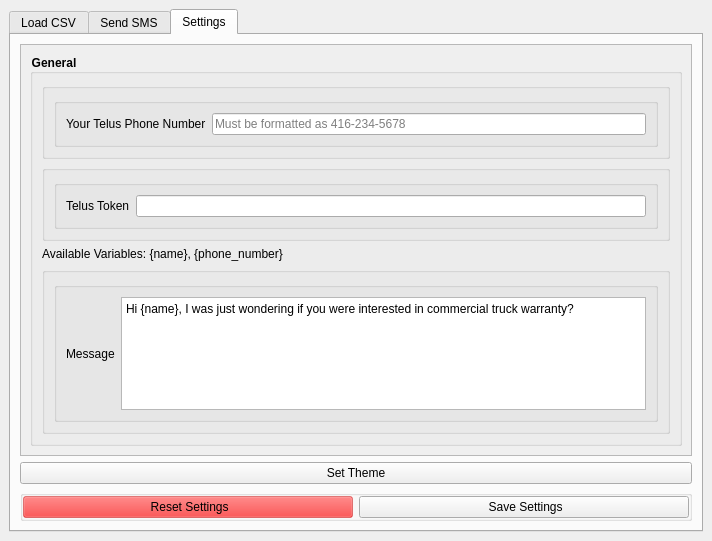
<?xml version="1.0" encoding="UTF-8"?>
<ui version="4.0">
 <class>MainWindow</class>
 <widget class="QMainWindow" name="MainWindow">
  <property name="enabled">
   <bool>true</bool>
  </property>
  <property name="geometry">
   <rect>
    <x>0</x>
    <y>0</y>
    <width>712</width>
    <height>541</height>
   </rect>
  </property>
  <property name="windowTitle">
   <string>OnTheSpot</string>
  </property>
  <property name="windowIcon">
   <iconset>
    <normaloff>../../../../../../../../../../../../../../resources/icon.png</normaloff>../../../../../../../../../../../../../../resources/icon.png</iconset>
  </property>
  <property name="styleSheet">
   <string notr="true">QGroupBox #group_login_form_3, #gb0_0, #gb0_1, #gb0_2, #gb0_3, #gb0_4, #gb0_5, #gb0_6, #gb0_7, #gb1_0, #gb1_1, #gb1_2, #gb1_3, #gb1_4, #gb1_5, #gb1_6, #gb1_7, #gb1_8, #gb1_9, #gb1_10, #gb1_11, #gb1_12, #gb1_13, #gb1_14, #gb1_29, #gb2_0, #gb2_1, #gb2_2, #gb2_3, #gb2_4, #gb2_5, #gb2_6, #gb2_7, #gb2_8, #gb2_9, #gb2_10, #gb2_11, #gb2_12, #gb2_13, #gb2_14, #gb2_15, #gb2_16, #gb2_17, #gb2_18, #gb3_0, #gb3_1, #gb3_2, #gb3_3, #gb3_4, #gb3_5, #gb3_6 { border: 0;}</string>
  </property>
  <widget class="QWidget" name="centralwidget">
   <property name="styleSheet">
    <string notr="true"/>
   </property>
   <layout class="QVBoxLayout" name="verticalLayout_10">
    <item>
     <widget class="QTabWidget" name="tabview">
      <property name="acceptDrops">
       <bool>false</bool>
      </property>
      <property name="autoFillBackground">
       <bool>false</bool>
      </property>
      <property name="styleSheet">
       <string notr="true"/>
      </property>
      <property name="currentIndex">
       <number>2</number>
      </property>
      <widget class="QWidget" name="loadcsv">
       <attribute name="title">
        <string>Load CSV</string>
       </attribute>
       <layout class="QVBoxLayout" name="verticalLayout_3">
        <item>
         <widget class="QGroupBox" name="group_search">
          <property name="maximumSize">
           <size>
            <width>16777215</width>
            <height>100</height>
           </size>
          </property>
          <property name="styleSheet">
           <string notr="true">QGroupBox {
	border:0;
}</string>
          </property>
          <property name="title">
           <string/>
          </property>
          <property name="flat">
           <bool>true</bool>
          </property>
          <layout class="QHBoxLayout" name="horizontalLayout_5">
           <item>
            <widget class="QGroupBox" name="groupBox_7">
             <property name="maximumSize">
              <size>
               <width>16777215</width>
               <height>100</height>
              </size>
             </property>
             <property name="autoFillBackground">
              <bool>false</bool>
             </property>
             <property name="styleSheet">
              <string notr="true"/>
             </property>
             <property name="title">
              <string/>
             </property>
             <property name="flat">
              <bool>true</bool>
             </property>
             <layout class="QHBoxLayout" name="horizontalLayout_3">
              <property name="spacing">
               <number>0</number>
              </property>
              <property name="leftMargin">
               <number>6</number>
              </property>
              <property name="topMargin">
               <number>0</number>
              </property>
              <property name="bottomMargin">
               <number>0</number>
              </property>
              <item>
               <widget class="QPushButton" name="btn_load_csv">
                <property name="text">
                 <string>Load CSV (Follow Format Below)</string>
                </property>
               </widget>
              </item>
             </layout>
            </widget>
           </item>
          </layout>
         </widget>
        </item>
        <item>
         <widget class="QGroupBox" name="group_temp_dl_root">
          <property name="minimumSize">
           <size>
            <width>0</width>
            <height>0</height>
           </size>
          </property>
          <property name="styleSheet">
           <string notr="true">QGroupBox {
	border:0;
}</string>
          </property>
          <property name="title">
           <string/>
          </property>
          <property name="flat">
           <bool>true</bool>
          </property>
          <layout class="QHBoxLayout" name="horizontalLayout_28">
           <property name="leftMargin">
            <number>0</number>
           </property>
           <property name="topMargin">
            <number>0</number>
           </property>
           <property name="rightMargin">
            <number>0</number>
           </property>
           <property name="bottomMargin">
            <number>0</number>
           </property>
          </layout>
         </widget>
        </item>
        <item>
         <widget class="QGroupBox" name="group_search_results">
          <property name="title">
           <string>Results</string>
          </property>
          <property name="flat">
           <bool>true</bool>
          </property>
          <layout class="QVBoxLayout" name="verticalLayout_4">
           <property name="spacing">
            <number>0</number>
           </property>
           <property name="leftMargin">
            <number>0</number>
           </property>
           <property name="topMargin">
            <number>0</number>
           </property>
           <property name="rightMargin">
            <number>0</number>
           </property>
           <property name="bottomMargin">
            <number>0</number>
           </property>
           <item>
            <widget class="QTableWidget" name="tableWidget">
             <property name="lineWidth">
              <number>1</number>
             </property>
             <property name="editTriggers">
              <set>QAbstractItemView::NoEditTriggers</set>
             </property>
             <property name="showDropIndicator" stdset="0">
              <bool>true</bool>
             </property>
             <property name="selectionMode">
              <enum>QAbstractItemView::SingleSelection</enum>
             </property>
             <property name="selectionBehavior">
              <enum>QAbstractItemView::SelectRows</enum>
             </property>
             <property name="sortingEnabled">
              <bool>false</bool>
             </property>
             <attribute name="horizontalHeaderStretchLastSection">
              <bool>true</bool>
             </attribute>
             <column>
              <property name="text">
               <string>Name</string>
              </property>
             </column>
             <column>
              <property name="text">
               <string>Phone Number (999-999-9999)</string>
              </property>
             </column>
            </widget>
           </item>
          </layout>
         </widget>
        </item>
       </layout>
      </widget>
      <widget class="QWidget" name="sendsms">
       <attribute name="title">
        <string>Send SMS</string>
       </attribute>
       <layout class="QVBoxLayout" name="verticalLayout">
        <item>
         <widget class="QLabel" name="label_pending_phone_number">
          <property name="text">
           <string>To: {phone_number}</string>
          </property>
         </widget>
        </item>
        <item>
         <widget class="QPlainTextEdit" name="label_pending_message">
          <property name="plainText">
           <string/>
          </property>
         </widget>
        </item>
        <item>
         <widget class="QGroupBox" name="groupBox_29">
          <property name="minimumSize">
           <size>
            <width>0</width>
            <height>0</height>
           </size>
          </property>
          <property name="title">
           <string/>
          </property>
          <property name="flat">
           <bool>true</bool>
          </property>
          <layout class="QHBoxLayout" name="horizontalLayout_2">
           <item>
            <widget class="QPushButton" name="btn_previous_entry">
             <property name="text">
              <string>Previous Entry</string>
             </property>
            </widget>
           </item>
           <item>
            <widget class="QPushButton" name="btn_next_entry">
             <property name="text">
              <string>Next Entry</string>
             </property>
            </widget>
           </item>
           <item>
            <widget class="QPushButton" name="btn_send_sms">
             <property name="styleSheet">
              <string notr="true">background-color: #00FF00</string>
             </property>
             <property name="text">
              <string>Send</string>
             </property>
            </widget>
           </item>
          </layout>
         </widget>
        </item>
       </layout>
      </widget>
      <widget class="QWidget" name="settings">
       <property name="enabled">
        <bool>true</bool>
       </property>
       <attribute name="title">
        <string>Settings</string>
       </attribute>
       <layout class="QVBoxLayout" name="verticalLayout_12">
        <item>
         <widget class="QScrollArea" name="settings_scroll_area">
          <property name="styleSheet">
           <string notr="true">QGroupBox #scrollArea, #adv_settings_scrollarea {border: 0;}</string>
          </property>
          <property name="widgetResizable">
           <bool>true</bool>
          </property>
          <widget class="QWidget" name="adv_settings_scrollarea">
           <property name="geometry">
            <rect>
             <x>0</x>
             <y>0</y>
             <width>670</width>
             <height>410</height>
            </rect>
           </property>
           <layout class="QVBoxLayout" name="verticalLayout_16">
            <item>
             <widget class="QGroupBox" name="gb0">
              <property name="styleSheet">
               <string notr="true">QGroupBox { font-weight: bold; }</string>
              </property>
              <property name="title">
               <string>General</string>
              </property>
              <property name="checkable">
               <bool>false</bool>
              </property>
              <layout class="QVBoxLayout" name="verticalLayout_7">
               <item>
                <widget class="QGroupBox" name="gb1_6">
                 <property name="title">
                  <string/>
                 </property>
                 <property name="flat">
                  <bool>true</bool>
                 </property>
                 <layout class="QHBoxLayout" name="horizontalLayout_35">
                  <item>
                   <widget class="QGroupBox" name="group_lyrics_cfg_only_synced_7">
                    <property name="title">
                     <string/>
                    </property>
                    <layout class="QHBoxLayout" name="horizontalLayout_53">
                     <item>
                      <widget class="QLabel" name="lb_illegal_character_replacement_6">
                       <property name="text">
                        <string>Your Telus Phone Number</string>
                       </property>
                      </widget>
                     </item>
                     <item>
                      <widget class="QLineEdit" name="label_settings_personal_telus_number">
                       <property name="text">
                        <string/>
                       </property>
                       <property name="placeholderText">
                        <string>Must be formatted as 416-234-5678</string>
                       </property>
                      </widget>
                     </item>
                    </layout>
                   </widget>
                  </item>
                 </layout>
                </widget>
               </item>
               <item>
                <widget class="QGroupBox" name="gb1_4">
                 <property name="title">
                  <string/>
                 </property>
                 <property name="flat">
                  <bool>true</bool>
                 </property>
                 <layout class="QHBoxLayout" name="horizontalLayout_32">
                  <item>
                   <widget class="QGroupBox" name="group_lyrics_cfg_only_synced_3">
                    <property name="title">
                     <string/>
                    </property>
                    <layout class="QHBoxLayout" name="horizontalLayout_48">
                     <item>
                      <widget class="QLabel" name="lb_illegal_character_replacement">
                       <property name="text">
                        <string>Telus Token</string>
                       </property>
                      </widget>
                     </item>
                     <item>
                      <widget class="QLineEdit" name="label_settings_token"/>
                     </item>
                    </layout>
                   </widget>
                  </item>
                 </layout>
                </widget>
               </item>
               <item>
                <widget class="QLabel" name="label">
                 <property name="text">
                  <string>Available Variables: {name}, {phone_number}</string>
                 </property>
                </widget>
               </item>
               <item>
                <widget class="QGroupBox" name="gb1_10">
                 <property name="title">
                  <string/>
                 </property>
                 <property name="flat">
                  <bool>true</bool>
                 </property>
                 <layout class="QHBoxLayout" name="horizontalLayout_39">
                  <item>
                   <widget class="QGroupBox" name="group_lyrics_cfg_only_synced_6">
                    <property name="title">
                     <string/>
                    </property>
                    <layout class="QHBoxLayout" name="horizontalLayout_50">
                     <item>
                      <widget class="QLabel" name="lb_illegal_character_replacement_2">
                       <property name="text">
                        <string>Message</string>
                       </property>
                      </widget>
                     </item>
                     <item>
                      <widget class="QPlainTextEdit" name="label_settings_message">
                       <property name="plainText">
                        <string>Hi {name}, I was just wondering if you were interested in commercial truck warranty?</string>
                       </property>
                       <property name="placeholderText">
                        <string/>
                       </property>
                      </widget>
                     </item>
                    </layout>
                   </widget>
                  </item>
                 </layout>
                </widget>
               </item>
              </layout>
             </widget>
            </item>
           </layout>
          </widget>
         </widget>
        </item>
        <item>
         <widget class="QPushButton" name="toggle_theme_button">
          <property name="text">
           <string>Set Theme</string>
          </property>
         </widget>
        </item>
        <item>
         <widget class="QGroupBox" name="groupBox_24">
          <property name="minimumSize">
           <size>
            <width>0</width>
            <height>0</height>
           </size>
          </property>
          <property name="maximumSize">
           <size>
            <width>16777215</width>
            <height>50</height>
           </size>
          </property>
          <property name="styleSheet">
           <string notr="true"/>
          </property>
          <property name="title">
           <string/>
          </property>
          <property name="flat">
           <bool>true</bool>
          </property>
          <layout class="QHBoxLayout" name="horizontalLayout_30">
           <property name="leftMargin">
            <number>0</number>
           </property>
           <property name="topMargin">
            <number>0</number>
           </property>
           <property name="rightMargin">
            <number>0</number>
           </property>
           <property name="bottomMargin">
            <number>0</number>
           </property>
           <item>
            <widget class="QPushButton" name="btn_reset_config">
             <property name="minimumSize">
              <size>
               <width>0</width>
               <height>0</height>
              </size>
             </property>
             <property name="styleSheet">
              <string notr="true">background-color: rgba(255, 0, 0, 100);</string>
             </property>
             <property name="text">
              <string> Reset Settings</string>
             </property>
            </widget>
           </item>
           <item>
            <widget class="QPushButton" name="btn_save_config">
             <property name="minimumSize">
              <size>
               <width>0</width>
               <height>0</height>
              </size>
             </property>
             <property name="text">
              <string> Save Settings</string>
             </property>
            </widget>
           </item>
          </layout>
         </widget>
        </item>
       </layout>
      </widget>
     </widget>
    </item>
   </layout>
  </widget>
 </widget>
 <resources/>
 <connections/>
</ui>
